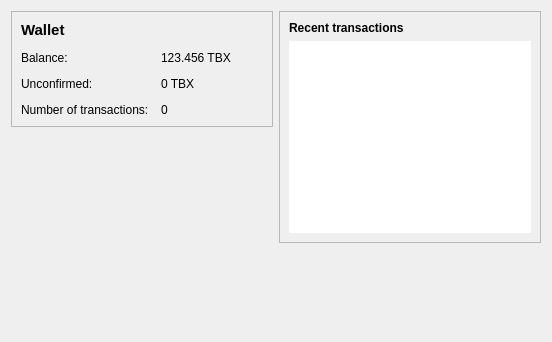
<?xml version="1.0" encoding="UTF-8"?>
<ui version="4.0">
 <class>OverviewPage</class>
 <widget class="QWidget" name="OverviewPage">
  <property name="geometry">
   <rect>
    <x>0</x>
    <y>0</y>
    <width>552</width>
    <height>342</height>
   </rect>
  </property>
  <property name="windowTitle">
   <string>Form</string>
  </property>
  <layout class="QHBoxLayout" name="horizontalLayout" stretch="1,1">
   <item>
    <layout class="QVBoxLayout" name="verticalLayout_2">
     <item>
      <widget class="QFrame" name="frame">
       <property name="frameShape">
        <enum>QFrame::StyledPanel</enum>
       </property>
       <property name="frameShadow">
        <enum>QFrame::Raised</enum>
       </property>
       <layout class="QFormLayout" name="formLayout_2">
        <property name="fieldGrowthPolicy">
         <enum>QFormLayout::AllNonFixedFieldsGrow</enum>
        </property>
        <property name="horizontalSpacing">
         <number>12</number>
        </property>
        <property name="verticalSpacing">
         <number>12</number>
        </property>
        <item row="2" column="0">
         <widget class="QLabel" name="label">
          <property name="text">
           <string>Balance:</string>
          </property>
         </widget>
        </item>
        <item row="2" column="1">
         <widget class="QLabel" name="labelBalance">
          <property name="text">
           <string>123.456 TBX</string>
          </property>
         </widget>
        </item>
        <item row="4" column="0">
         <widget class="QLabel" name="label_2">
          <property name="text">
           <string>Number of transactions:</string>
          </property>
         </widget>
        </item>
        <item row="4" column="1">
         <widget class="QLabel" name="labelNumTransactions">
          <property name="text">
           <string>0</string>
          </property>
         </widget>
        </item>
        <item row="3" column="0">
         <widget class="QLabel" name="label_3">
          <property name="text">
           <string>Unconfirmed:</string>
          </property>
         </widget>
        </item>
        <item row="3" column="1">
         <widget class="QLabel" name="labelUnconfirmed">
          <property name="text">
           <string>0 TBX</string>
          </property>
         </widget>
        </item>
        <item row="1" column="0">
         <widget class="QLabel" name="label_5">
          <property name="text">
           <string>&lt;!DOCTYPE HTML PUBLIC &quot;-//W3C//DTD HTML 4.0//EN&quot; &quot;http://www.w3.org/TR/REC-html40/strict.dtd&quot;&gt;
&lt;html&gt;&lt;head&gt;&lt;meta name=&quot;qrichtext&quot; content=&quot;1&quot; /&gt;&lt;style type=&quot;text/css&quot;&gt;
p, li { white-space: pre-wrap; }
&lt;/style&gt;&lt;/head&gt;&lt;body style=&quot; font-family:'Ubuntu'; font-size:11pt; font-weight:400; font-style:normal;&quot;&gt;
&lt;p style=&quot; margin-top:0px; margin-bottom:0px; margin-left:0px; margin-right:0px; -qt-block-indent:0; text-indent:0px;&quot;&gt;&lt;span style=&quot; font-weight:600;&quot;&gt;Wallet&lt;/span&gt;&lt;/p&gt;&lt;/body&gt;&lt;/html&gt;</string>
          </property>
         </widget>
        </item>
       </layout>
      </widget>
     </item>
     <item>
      <spacer name="verticalSpacer">
       <property name="orientation">
        <enum>Qt::Vertical</enum>
       </property>
       <property name="sizeHint" stdset="0">
        <size>
         <width>20</width>
         <height>40</height>
        </size>
       </property>
      </spacer>
     </item>
    </layout>
   </item>
   <item>
    <layout class="QVBoxLayout" name="verticalLayout_3">
     <item>
      <widget class="QFrame" name="frame_2">
       <property name="frameShape">
        <enum>QFrame::StyledPanel</enum>
       </property>
       <property name="frameShadow">
        <enum>QFrame::Raised</enum>
       </property>
       <layout class="QVBoxLayout" name="verticalLayout">
        <item>
         <widget class="QLabel" name="label_4">
          <property name="text">
           <string>&lt;b&gt;Recent transactions&lt;/b&gt;</string>
          </property>
         </widget>
        </item>
        <item>
         <widget class="QListView" name="listTransactions">
          <property name="frameShape">
           <enum>QFrame::NoFrame</enum>
          </property>
          <property name="verticalScrollBarPolicy">
           <enum>Qt::ScrollBarAlwaysOff</enum>
          </property>
          <property name="horizontalScrollBarPolicy">
           <enum>Qt::ScrollBarAlwaysOff</enum>
          </property>
         </widget>
        </item>
       </layout>
      </widget>
     </item>
     <item>
      <spacer name="verticalSpacer_2">
       <property name="orientation">
        <enum>Qt::Vertical</enum>
       </property>
       <property name="sizeHint" stdset="0">
        <size>
         <width>20</width>
         <height>40</height>
        </size>
       </property>
      </spacer>
     </item>
    </layout>
   </item>
  </layout>
 </widget>
 <resources/>
 <connections/>
</ui>
